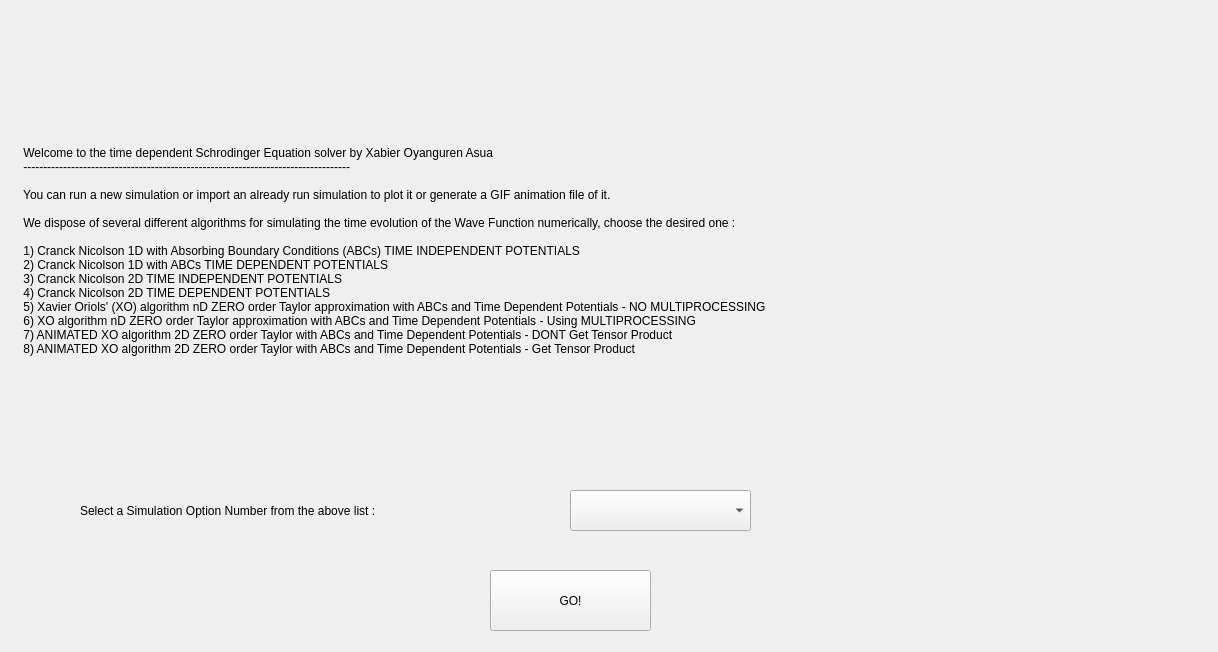
<?xml version="1.0" encoding="UTF-8"?>
<ui version="4.0">
 <class>XOA_SchrodingerSimulator</class>
 <widget class="QMainWindow" name="XOA_SchrodingerSimulator">
  <property name="geometry">
   <rect>
    <x>0</x>
    <y>0</y>
    <width>1218</width>
    <height>652</height>
   </rect>
  </property>
  <property name="windowTitle">
   <string>XOA_SchrodingerSimulator</string>
  </property>
  <widget class="QWidget" name="centralwidget">
   <widget class="QLabel" name="label">
    <property name="geometry">
     <rect>
      <x>20</x>
      <y>10</y>
      <width>1171</width>
      <height>481</height>
     </rect>
    </property>
    <property name="text">
     <string> Welcome to the time dependent Schrodinger Equation solver by Xabier Oyanguren Asua
 ----------------------------------------------------------------------------------

 You can run a new simulation or import an already run simulation to plot it or generate a GIF animation file of it.

 We dispose of several different algorithms for simulating the time evolution of the Wave Function numerically, choose the desired one :

 1) Cranck Nicolson 1D with Absorbing Boundary Conditions (ABCs) TIME INDEPENDENT POTENTIALS
 2) Cranck Nicolson 1D with ABCs TIME DEPENDENT POTENTIALS
 3) Cranck Nicolson 2D TIME INDEPENDENT POTENTIALS
 4) Cranck Nicolson 2D TIME DEPENDENT POTENTIALS
 5) Xavier Oriols' (XO) algorithm nD ZERO order Taylor approximation with ABCs and Time Dependent Potentials - NO MULTIPROCESSING
 6) XO algorithm nD ZERO order Taylor approximation with ABCs and Time Dependent Potentials - Using MULTIPROCESSING
 7) ANIMATED XO algorithm 2D ZERO order Taylor with ABCs and Time Dependent Potentials - DONT Get Tensor Product
 8) ANIMATED XO algorithm 2D ZERO order Taylor with ABCs and Time Dependent Potentials - Get Tensor Product</string>
    </property>
   </widget>
   <widget class="QLabel" name="label_2">
    <property name="geometry">
     <rect>
      <x>80</x>
      <y>480</y>
      <width>471</width>
      <height>61</height>
     </rect>
    </property>
    <property name="text">
     <string>Select a Simulation Option Number from the above list :</string>
    </property>
   </widget>
   <widget class="QComboBox" name="simulationSelection">
    <property name="geometry">
     <rect>
      <x>570</x>
      <y>490</y>
      <width>181</width>
      <height>41</height>
     </rect>
    </property>
   </widget>
   <widget class="QPushButton" name="goSimulation">
    <property name="geometry">
     <rect>
      <x>490</x>
      <y>570</y>
      <width>161</width>
      <height>61</height>
     </rect>
    </property>
    <property name="text">
     <string>GO!</string>
    </property>
   </widget>
  </widget>
 </widget>
 <resources/>
 <connections/>
</ui>
